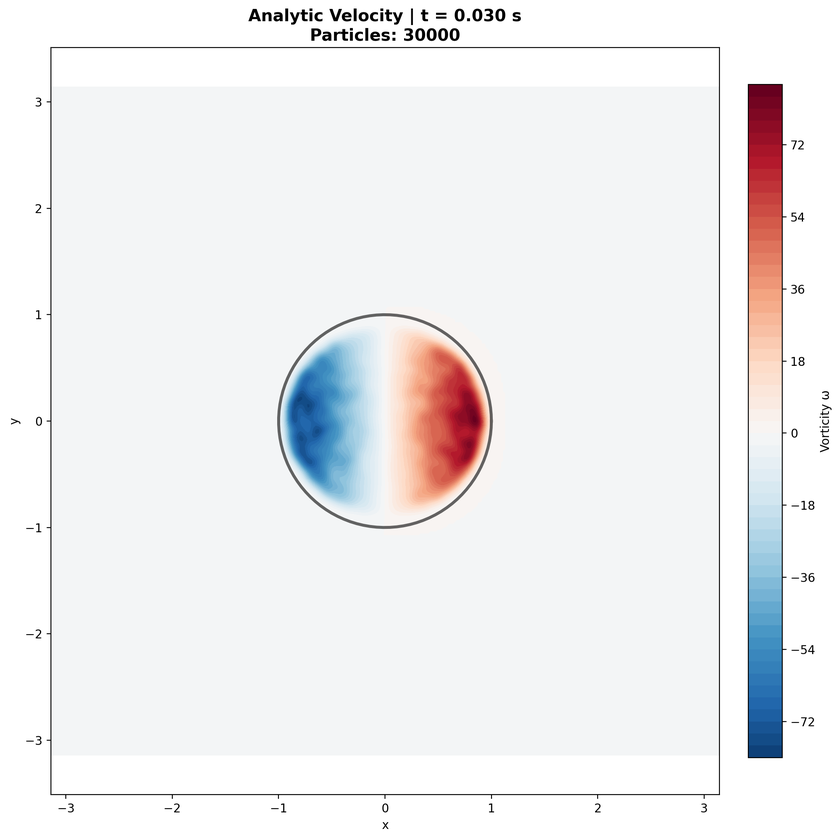
#> input picture test/analytic_t0030.png, 840 x 840 px, shrunk from 1979 x 1979 before the run
$ python -i grid_solver.py   (imports and definitions only)
#> lines starting #> are read from the running program, lines starting #| are printed output that depends on the picture
"""
grid_solver_mac.py —— 传统网格法基准求解器（MAC 交错网格，Stable Fluids 风格）

作为"正确结果"参考，与蒙特卡洛求解器对比：
  - MAC（交错网格）：u 在 x 面、v 在 y 面、压力/浓度在单元中心
  - RK3 半拉格朗日平流（与 MC 一致）
  - 显式/隐式粘性扩散（可选，高斯卷积近似）
  - PCG 压力投影（∇²p = ∇·u，自由滑移 Neumann 边界 + 障碍无穿透）
  - 入流/出流边界（卡门涡街）

MAC 网格上散度（面通量）与压力梯度（面压力差）天然自洽（互逆），
所以标准的 5 点压力矩阵就能精确消除散度（论文 Fig 3(a) 的参考正是这类网格法）。

为兼容对比接口，暴露 cell 中心的 u_cache / c_cache（插值自面速度）。
"""

from __future__ import annotations

import numpy as np
from scipy.sparse import lil_matrix
from scipy.sparse.linalg import cg

from ..core.velocity_cache import VelocityCache, ScalarCache


# [8 lines left out: function _dilate, not called in this run]


class GridFluidSolver:
    def __init__(self, scene, grid_res=None, domain_size=None, seed=0):
        self.scene = scene
        self.grid_res = tuple(grid_res) if grid_res else scene.grid_res
        self.domain_size = domain_size if domain_size else scene.domain_size
        self.nx, self.ny = self.grid_res
        if np.isscalar(self.domain_size):
            self.Lx = self.Ly = float(self.domain_size)
        else:
            self.Lx, self.Ly = float(self.domain_size[0]), float(self.domain_size[1])
        self.hx = self.Lx / self.nx
        self.hy = self.Ly / self.ny
        self.rng = np.random.default_rng(seed)
        self.time = 0.0
        self.step_count = 0
        self._build_solid_mask()
        self._init_fields()

    # ------------------------------------------------------------------ #
    # 几何/索引
    # ------------------------------------------------------------------ #
    # [267 lines left out: functions _cell_centers, _xface_pos, _yface_pos, _build_solid_mask, _init_fields, _enforce_solid and 13 more, not called in this run]

>>> import cv2
>>> picture = cv2.imread('../../test/analytic_t0030.png', cv2.IMREAD_GRAYSCALE)
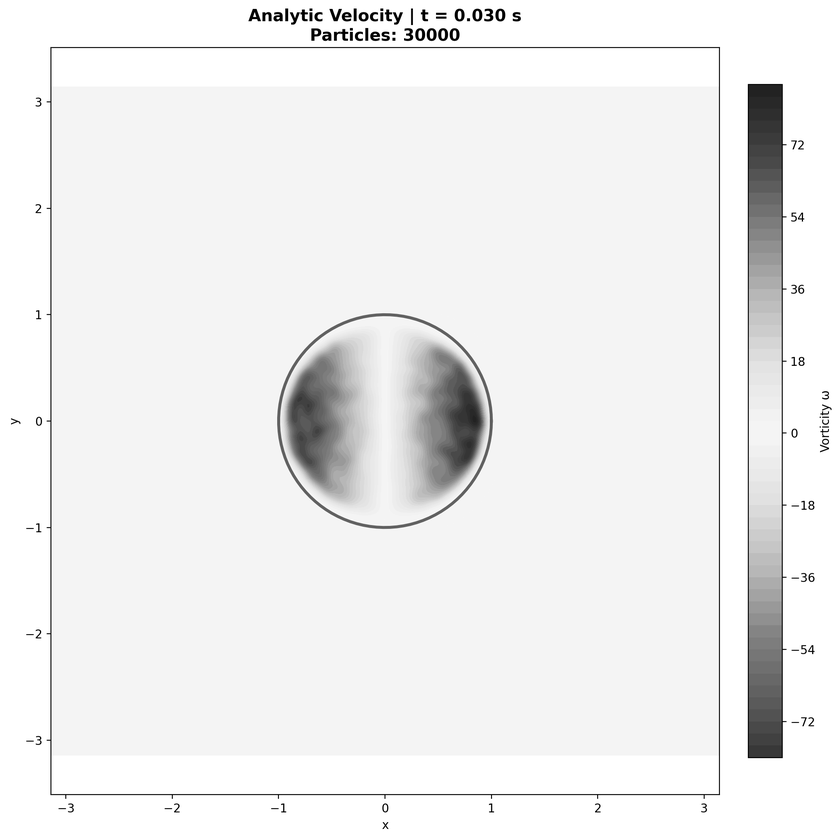
#> picture: shape (840, 840); min 0, max 255, mean 238.6
>>> result = GridFluidSolver(picture).step()
#> (the run stopped early here; a loop or call above may not have finished)
